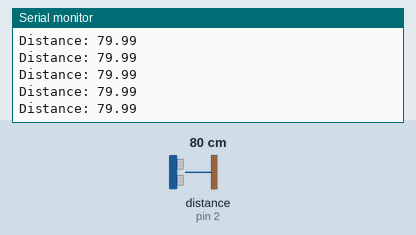
Recording of a sketch running on a simulated Arduino Uno, built with avr-gcc and run on an emulated ATmega328P. Shown: the last lines printed to the serial monitor. Inputs (shaded band) come from the test bench; at power-on: distance to the obstacle (sensor on pin 2) 80 cm. The echo pulse lasts 58.3 µs per cm.

Above: at 1.2 s.
1.3 s: distance to the obstacle (sensor on pin 2) set to 2 cm
At 1.38 s:
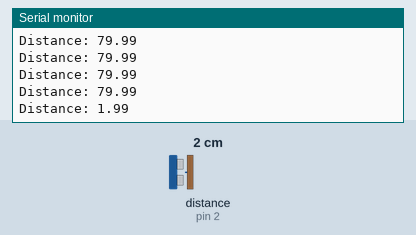
2.8 s: distance to the obstacle (sensor on pin 2) set to 4 cm
At 2.8 s:
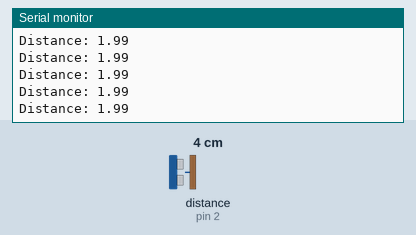
Timing chart, 0 to 5.8 s (numbered marks = the images above; inputs shaded):
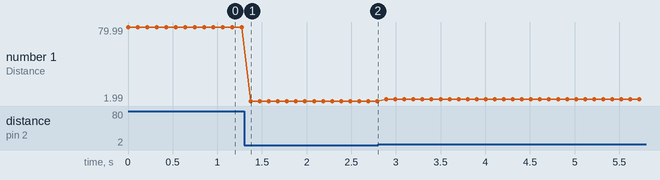

The sketch:

hc_sr04_test.ino
```cpp
/* SR04超声波测距传感器的示例代码。
    Sample code for SR04 ultrasonic ranging sensor.

    注意：确保设备在3.3伏而不是5伏的电压下使用。Duo GPIO不能在5伏电平下使用。
    NOTE: Ensure the device is capable of being driven at 3.3v NOT 5v. The Duo
    GPIO cannot be used at 5v.

    如果你想在5伏的电压下使用该模块，需要额外加装电平转换器转换电平。
    You will need to use a level shifter on the lines if you want to run the
    board at 5v.

    请按下面的注释接线。
    Please wire according to the notes below.

    1 -> trig Pin on SR04 Moudle
    2 -> echo Pin on SR04 Moudle
    3.3v -> VCC on SR04 Moudle
    GND -> GND on SR04 Moudle
 */

const int trigPin = 1;
const int echoPin = 2;
volatile byte state = HIGH;

float duration, distance;

void setup() {
  pinMode(trigPin, OUTPUT);
  pinMode(echoPin, INPUT);
  Serial.begin(115200);
}

void loop() {
  digitalWrite(trigPin, LOW);
  delayMicroseconds(2);
  digitalWrite(trigPin, HIGH);
  delayMicroseconds(10);
  digitalWrite(trigPin, LOW);

  duration = pulseIn(echoPin, HIGH);

  distance = (duration*.0343)/2;
  Serial.print("Distance: ");
  Serial.println(distance);
  delay(100);
}
```

Measured:
- after the input at 1.3 s, the serial monitor: prints a new line after 0.08 s (image 1)
- plotted number 1: 79.99 → 1.99 after the input at 1.3 s, 1.99 → 4 after the input at 2.8 s
